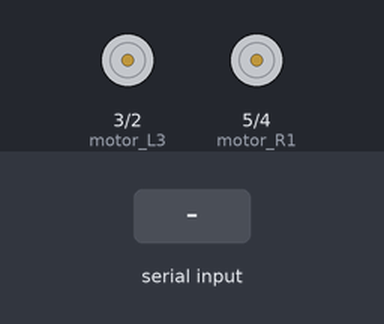
A sketch run on a simulated Arduino Uno, built with avr-gcc and run on an emulated ATmega328P. Shown: motor-driver pin pairs drawn as motors (green arrow = first pin HIGH = forward, orange = second pin HIGH = backward, longer = more drive, scaled by the enable pin). Inputs (shaded band) come from the test bench.

Above: at 1.2 s.
1.3 s: "forward\n" received over the second serial link
At 2.0 s:
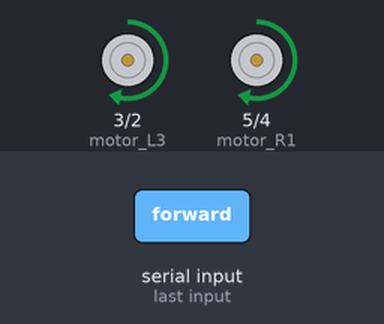
2.8 s: "backward\n" received over the second serial link
At 3.2 s:
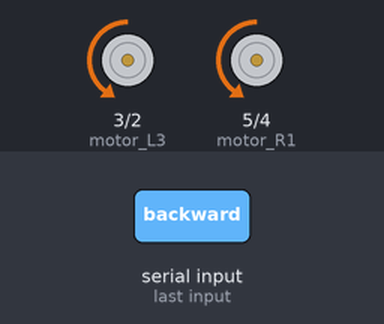
4.3 s: "right\n" received over the second serial link
At 5.5 s:
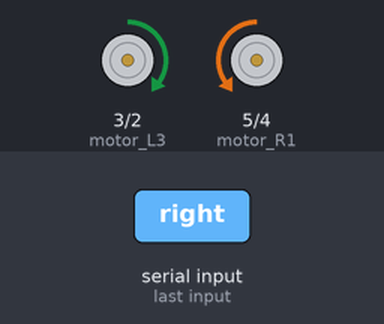
5.8 s: "left\n" received over the second serial link
At 6.7 s:
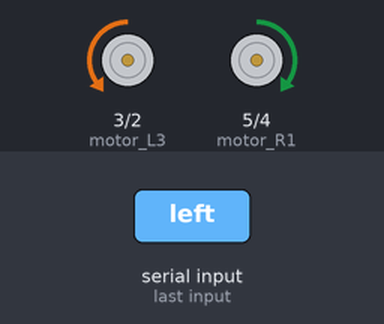
Timing chart, 0 to 8.3 s (numbered marks = the images above; inputs shaded):
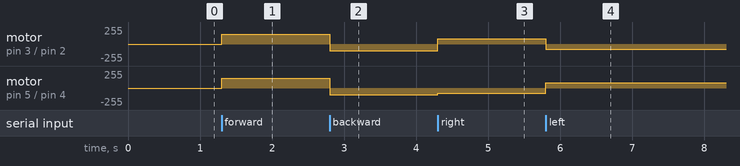

Measured:
- after the input at 1.3 s, motor on pin 3 (motor_L3) / pin 2 (motor_L4), motor on pin 5 (motor_R1) / pin 4 (motor_R2): stopped → forward 150/255 at once
- after the input at 2.8 s, motor on pin 3 (motor_L3) / pin 2 (motor_L4), motor on pin 5 (motor_R1) / pin 4 (motor_R2): forward 150/255 → backward 100/255 at once
- after the input at 4.3 s, motor on pin 3 (motor_L3) / pin 2 (motor_L4): backward 100/255 → forward 80/255 at once; motor on pin 5 (motor_R1) / pin 4 (motor_R2): backward 100/255 → backward 80/255 at once
- after the input at 5.8 s, motor on pin 3 (motor_L3) / pin 2 (motor_L4): forward 80/255 → backward 80/255 at once; motor on pin 5 (motor_R1) / pin 4 (motor_R2): backward 80/255 → forward 80/255 at once

The sketch:

IEEE_Ghostech_Project.ino
```cpp
#include <SoftwareSerial.h>
#define motor_speed_R 10
#define motor_speed_L 9
#define motor_R1 5
#define motor_R2 4
#define motor_L3 3
#define motor_L4 2
#define tx 6
#define rx 7
SoftwareSerial bluetooth(rx,tx);
void setup()
{
  pinMode(motor_speed_R,OUTPUT);
  pinMode(motor_speed_L,OUTPUT);
  pinMode(motor_R1,OUTPUT);
  pinMode(motor_R2,OUTPUT);
  pinMode(motor_L3,OUTPUT);
  pinMode(motor_L4,OUTPUT);
  bluetooth.begin(9600);


}
void loop()
{
  if(bluetooth.available() > 0)
  {

    String dir = bluetooth.readStringUntil('\n');
    dir.trim();
    if (dir == "forward")
    {
      forward();
    }
    else if (dir=="backward")
    {
      backward();

    }
    else if (dir=="right")
    {
      right();

    }
    else if (dir=="left")
    {
      left();

    }
    else if (dir=="stop")
    {
      stop();

    }
  }
}
```

dir_function.ino
```cpp
void forward(){

analogWrite(motor_speed_R,150);
analogWrite(motor_speed_L,150);
digitalWrite(motor_R1,HIGH);
digitalWrite(motor_R2,LOW);
digitalWrite(motor_L3,HIGH);
digitalWrite(motor_L4,LOW);


  }
   void backward(){

analogWrite(motor_speed_R,100);
analogWrite(motor_speed_L,100);
digitalWrite(motor_R1,LOW);
digitalWrite(motor_R2,HIGH);
digitalWrite(motor_L3,LOW);
digitalWrite(motor_L4,HIGH);


  }
  void right(){

analogWrite(motor_speed_R,80);
analogWrite(motor_speed_L,80);
digitalWrite(motor_R1,LOW);
digitalWrite(motor_R2,HIGH);
digitalWrite(motor_L3,HIGH);
digitalWrite(motor_L4,LOW);


  }
  void left(){

analogWrite(motor_speed_R,80);
analogWrite(motor_speed_L,80);
digitalWrite(motor_R1,HIGH);
digitalWrite(motor_R2,LOW);
digitalWrite(motor_L3,LOW);
digitalWrite(motor_L4,HIGH);


  }

  void stop(){

analogWrite(motor_speed_R,0);
analogWrite(motor_speed_L,0);
digitalWrite(motor_R1,LOW);
digitalWrite(motor_R2,LOW);
digitalWrite(motor_L3,LOW);
digitalWrite(motor_L4,LOW);


  }
```
